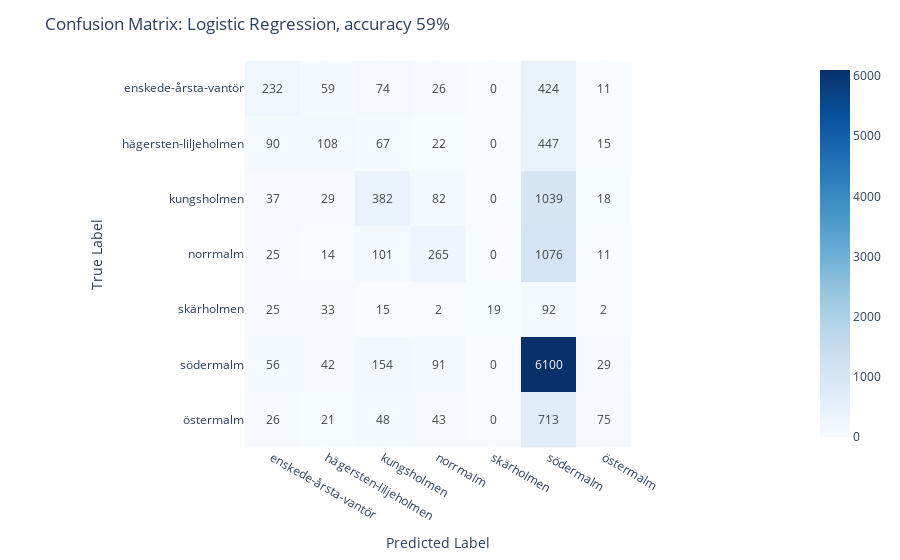

Here is the notebook cell this chart was saved with:
### Code cell
classifier_model(df, labels_7, LogisticRegression(C = 1.3, penalty = 'l2', random_state=42), '7n')
evaluate_model(df, labels_7, 'model_LogisticRegression(C=1.3, random_state=42)_7n',
               'Logistic Regression, accuracy 59%')

### Figure 1 — Plotly figure (JSON) as saved in the notebook; plotly's stock layout.template omitted (floating-point values rounded to 4 significant figures)
{"data": [{"coloraxis": "coloraxis", "hovertemplate": "x: %{x}<br>y: %{y}<br>color: %{z}<extra></extra>", "name": "0", "texttemplate": "%{z}", "type": "heatmap", "x": ["enskede-årsta-vantör", "hägersten-liljeholmen", "kungsholmen", "norrmalm", "skärholmen", "södermalm", "östermalm"], "xaxis": "x", "y": ["enskede-årsta-vantör", "hägersten-liljeholmen", "kungsholmen", "norrmalm", "skärholmen", "södermalm", "östermalm"], "yaxis": "y", "z": [[232, 59, 74, 26, 0, 424, 11], [90, 108, 67, 22, 0, 447, 15], [37, 29, 382, 82, 0, 1039, 18], [25, 14, 101, 265, 0, 1076, 11], [25, 33, 15, 2, 19, 92, 2], [56, 42, 154, 91, 0, 6100, 29], [26, 21, 48, 43, 0, 713, 75]]}], "layout": {"coloraxis": {"colorscale": [[0, "rgb(247,251,255)"], [0.125, "rgb(222,235,247)"], [0.25, "rgb(198,219,239)"], [0.375, "rgb(158,202,225)"], [0.5, "rgb(107,174,214)"], [0.625, "rgb(66,146,198)"], [0.75, "rgb(33,113,181)"], [0.875, "rgb(8,81,156)"], [1, "rgb(8,48,107)"]]}, "margin": {"t": 60}, "title": {"text": "Confusion Matrix: Logistic Regression, accuracy 59%"}, "xaxis": {"anchor": "y", "constrain": "domain", "domain": [0, 1], "scaleanchor": "y", "title": {"text": "Predicted Label"}}, "yaxis": {"anchor": "x", "autorange": "reversed", "constrain": "domain", "domain": [0, 1], "title": {"text": "True Label"}}}}
